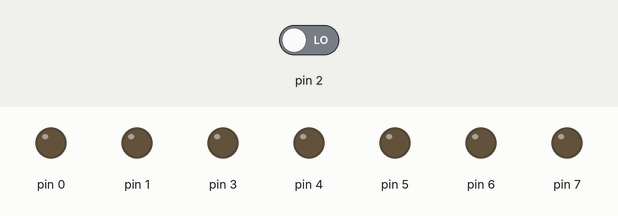
Recording of a sketch running on a simulated Arduino Uno, built with avr-gcc and run on an emulated ATmega328P. On the bench: output pins drawn as LEDs (lit = HIGH). The inputs (shaded band) are chosen by the test bench; at power-on: pin 2 LOW.

Above: at 0.8 s.
0.9 s: pin 2 driven HIGH
At 2.1 s:
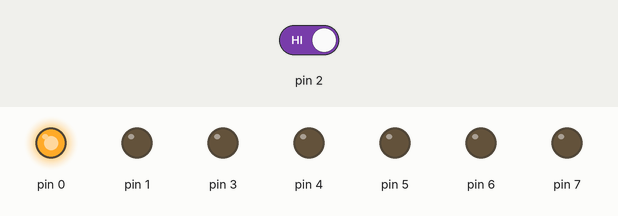
2.4 s: pin 2 driven LOW
At 3.2 s:
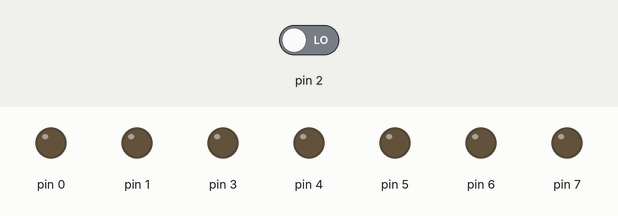
Timing chart, 0 to 5.4 s (numbered marks = the images above; inputs shaded):
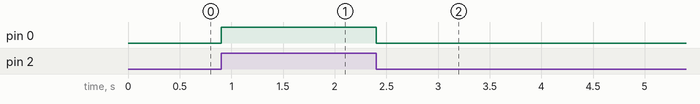

Measured:
- after the input at 0.9 s, pin 0: LOW → HIGH at once
- after the input at 2.4 s, pin 0: HIGH → LOW at once

The sketch:

9.1.ino
```cpp
#include <avr/io.h>
#include <util/delay.h>
int main(void)
{
  DDRD = 0xFB;
  while(1)
  {
  if(PIND & 0x04)
    {
      PORTD = 0x01;
      _delay_ms(500);
    }
  else
    {
      PORTD = 0x00;
    }
  }
}
```
